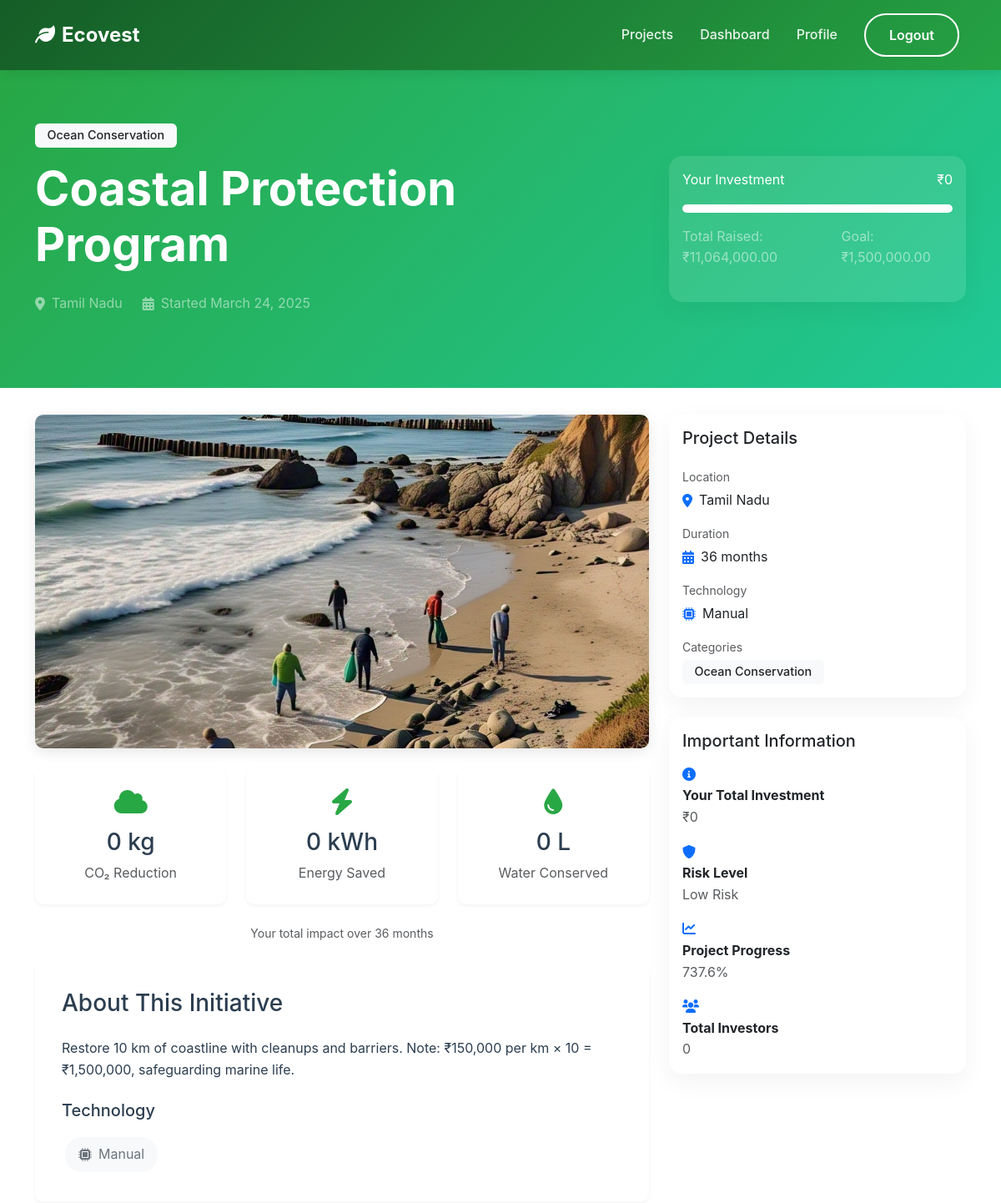
Page /users/initiative/42/ (signed in, upper part) on the earlier database version.
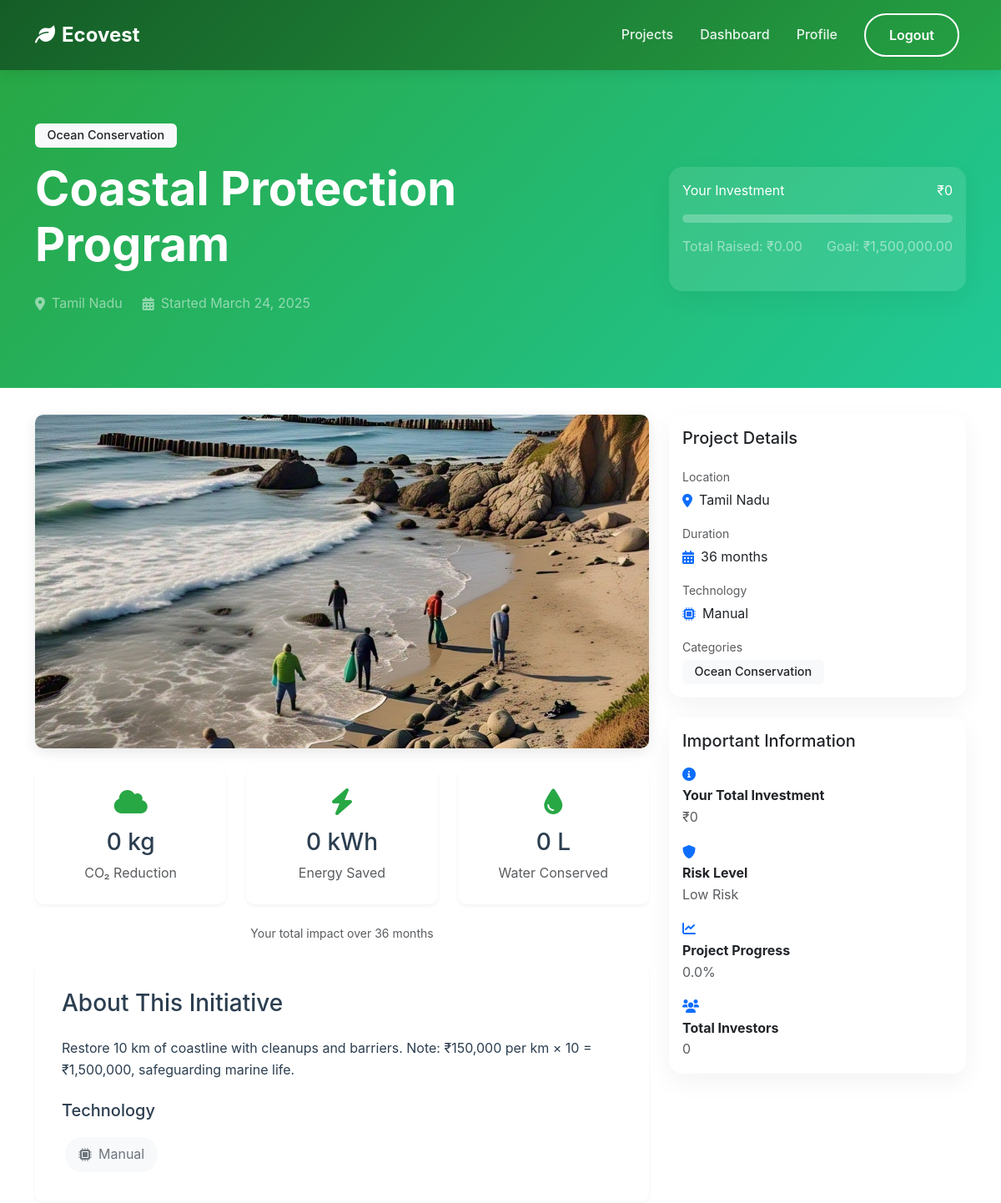
Same page on the later database version.
### initiatives/models.py (models this page shows, shortened)
class Initiative(models.Model):
    STATUS_CHOICES = [
        ('draft', 'Draft'),
        ('active', 'Active'),
        ('funded', 'Funded'),
        ('completed', 'Completed'),
        ('cancelled', 'Cancelled')
    ]
    LOCATION_CHOICES = [
        ('Andhra Pradesh', 'Andhra Pradesh'),
        ('Arunachal Pradesh', 'Arunachal Pradesh'),
        ('Assam', 'Assam'),
        ('Bihar', 'Bihar'),
        ('Chhattisgarh', 'Chhattisgarh'),
        ('Goa', 'Goa'),
        ('Gujarat', 'Gujarat'),
        ('Haryana', 'Haryana'),
        ('Himachal Pradesh', 'Himachal Pradesh'),
        ('Jharkhand', 'Jharkhand'),
        ('Karnataka', 'Karnataka'),
        ('Kerala', 'Kerala'),
        ('Madhya Pradesh', 'Madhya Pradesh'),
        ('Maharashtra', 'Maharashtra'),
        ('Manipur', 'Manipur'),
        ('Meghalaya', 'Meghalaya'),
        ('Mizoram', 'Mizoram'),
        ('Nagaland', 'Nagaland'),
        ('Odisha', 'Odisha'),
        ('Punjab', 'Punjab'),
        ('Rajasthan', 'Rajasthan'),
        ('Sikkim', 'Sikkim'),
        ('Tamil Nadu', 'Tamil Nadu'),
        ('Telangana', 'Telangana'),
        ('Tripura', 'Tripura'),
        ('Uttar Pradesh', 'Uttar Pradesh'),
        ('Uttarakhand', 'Uttarakhand'),
        ('West Bengal', 'West Bengal')
    ]
    TECHNOLOGY_CHOICES = [
        ('Solar', 'Solar'),
        ('Wind', 'Wind'),
        ('Hydro', 'Hydro'),
        ('Organic', 'Organic'),
        ('Mechanical', 'Mechanical'),
        ('Chemical', 'Chemical'),
        ('Biofuel', 'Biofuel'),
        ('EV', 'EV'),
        ('Manual', 'Manual'),
        ('AI', 'AI')
    ]
    RISK_CHOICES = [
        ('low', 'Low Risk'),
        ('medium', 'Medium Risk'),
        ('high', 'High Risk')
    ]
    title = models.CharField(max_length=200)
    description = models.TextField()
    categories = models.ManyToManyField(Category, related_name='initiatives')
    image = models.ImageField(upload_to='initiatives/', null=True, blank=True)
    status = models.CharField(max_length=20, choices=STATUS_CHOICES, default='draft')
    location = models.CharField(max_length=100, choices=LOCATION_CHOICES, default='Karnataka')
    technology_type = models.CharField(max_length=20, choices=TECHNOLOGY_CHOICES, default='Manual')
    goal_amount = models.DecimalField(max_digits=12, decimal_places=2)
    current_amount = models.DecimalField(max_digits=12, decimal_places=2, default=0)
    created_at = models.DateTimeField(auto_now_add=True)
    updated_at = models.DateTimeField(auto_now=True)
    risk_level = models.CharField(max_length=20, choices=RISK_CHOICES, default='medium')
    duration_months = models.IntegerField(default=12)
    min_investment = models.DecimalField(max_digits=10, decimal_places=2, default=1000)
    max_investment = models.DecimalField(max_digits=12, decimal_places=2, null=True, blank=True)
    roi_estimate = models.DecimalField(max_digits=5, decimal_places=2, default=0)
    carbon_reduction_per_investment = models.FloatField(default=0)
    energy_savings_per_investment = models.FloatField(default=0)
    water_savings_per_investment = models.FloatField(default=0)
    carbon_impact = models.FloatField(default=0)  # CO2 reduction in kg
    energy_impact = models.FloatField(default=0)  # Energy saved in kWh
    water_impact = models.FloatField(default=0)   # Water saved in liters
    project_scale = models.IntegerField(
        choices=[
            (1, 'Small'),
            (2, 'Medium'),
            (3, 'Large'),
            (4, 'Very Large'),
            (5, 'Enterprise')
        ],
        default=3
    )
    def calculate_risk_score(self):
        analyzer = PortfolioAnalyzer()
        return analyzer.calculate_risk_score(self)
    def get_risk_label(self):
        analyzer = PortfolioAnalyzer()
        return analyzer.get_risk_label(self.calculate_risk_score())
    def get_progress_percentage(self):
        if self.goal_amount == 0:
            return 0
        return (self.current_amount / self.goal_amount) * 100
    class Meta:
        ordering = ['-created_at']

### users/views.py (the view)
# urls.py: path('initiative/<int:pk>/', views.user_initiative_detail, name='user_initiative_detail'),
@login_required
def user_initiative_detail(request, pk):
    initiative = get_object_or_404(Initiative, pk=pk)
    user_investments = request.user.investments.filter(initiative=initiative)
    totals = user_investments.aggregate(
        total_invested=Coalesce(Sum('amount'), 0, output_field=DecimalField()),
        carbon=Coalesce(Sum('carbon_impact'), 0, output_field=models.FloatField()),
        energy=Coalesce(Sum('energy_impact'), 0, output_field=models.FloatField()),
        water=Coalesce(Sum('water_impact'), 0, output_field=models.FloatField())
    )
    total_invested = totals['total_invested']
    impact_metrics = {
        'carbon': round(totals['carbon']),
        'energy': round(totals['energy']),
        'water': round(totals['water'])
    }
    investment_history = user_investments.order_by('-created_at')
    context = {
        'initiative': initiative,
        'total_invested': total_invested,
        'impact_metrics': impact_metrics,
        'investment_history': investment_history,
        'total_investors': initiative.investments.values('user').distinct().count(),
    }
    return render(request, 'users/user_initiative_detail.html', context)

### investments/portfolio_analyzer.py (called while the page is built)
    def calculate_risk_score(self, initiative):
        base_score = self.SCALE_WEIGHTS.get(initiative.project_scale, 3)
        risk_level_score = self.RISK_LEVEL_WEIGHTS.get(initiative.risk_level, 3)
        final_score = (base_score + risk_level_score) / 2
        return final_score

    def get_risk_label(self, score):
        if score <= 2:
            return 'Low Risk'
        elif score <= 4:
            return 'Medium Risk'
        else:
            return 'High Risk'

### users/templates/users/user_initiative_detail.html (shortened to what the changed rows need)
{% extends 'core/base.html' %}
{% load static %}
{% load humanize %}
{% block content %}
<section class="hero">
    <div class="container">
        <div class="row align-items-center">
            <div class="col-lg-8">
                <div class="mb-3">
                    {% for category in initiative.categories.all %}
                        <span class="badge bg-light text-dark me-2">{{ category.name }}</span>
                    {% endfor %}
                </div>
                <h1 class="display-4 fw-bold mb-4">{{ initiative.title }}</h1>
                <div class="d-flex align-items-center text-white-50 mb-4">
                    <i class="fas fa-map-marker-alt me-2"></i>
                    <span class="me-4">{{ initiative.location }}</span>
                    <i class="fas fa-calendar-alt me-2"></i>
                    <span>Started {{ initiative.created_at|date:"F d, Y" }}</span>
                </div>
            </div>
            <div class="col-lg-4">
                <div class="card bg-white bg-opacity-10 border-0">
                    <div class="card-body">
                        <div class="progress bg-white bg-opacity-25 mb-3">
                            <div class="progress-bar bg-white" role="progressbar"
                                 style="width: {{ initiative.get_progress_percentage }}%"></div>
                        </div>
                        <div class="d-flex justify-content-between text-white-50 mb-4">
                            <span>Total Raised: ₹{{ initiative.current_amount|intcomma }}</span>
                            <span>Goal: ₹{{ initiative.goal_amount|intcomma }}</span>
                        </div>
                    </div>
                </div>
            </div>
        </div>
    </div>
</section>
<div class="container">
    <div class="row">
        <div class="col-lg-8">
            {% if initiative.image %}
                <img src="{{ initiative.image.url }}" class="initiative-image mb-4" alt="{{ initiative.title }}">
            {% else %}
                <img src="https://source.unsplash.com/random/800x400/?{{ initiative.categories.first.name|lower }}"
                     class="initiative-image mb-4" alt="{{ initiative.title }}">
            {% endif %}
            <div class="row g-4 mb-4">
                <div class="col-md-4">
                </div>
                <div class="col-md-4">
                </div>
                <div class="col-md-4">
                </div>
            </div>
            <div class="text-muted small text-center mb-4">
                Your total impact over {{ initiative.duration_months }} months
            </div>
            <div class="detail-section">
                <h3 class="mb-4">About This Initiative</h3>
                {{ initiative.description|linebreaks }}
                <div class="mt-4">
                    <h5 class="mb-3">Technology</h5>
                    <div class="tech-badge">
                        <i class="fas fa-microchip"></i>
                        {{ initiative.technology_type }}
                    </div>
                </div>
            </div>
        </div>
        <div class="col-lg-4">
            <div class="card mb-4">
                <div class="card-body">
                    <div class="mb-3">
                        <small class="text-muted d-block mb-1">Location</small>
                        <div class="d-flex align-items-center">
                            <i class="fas fa-map-marker-alt text-primary me-2"></i>
                            {{ initiative.location }}
                        </div>
                    </div>
                    <div class="mb-3">
                        <small class="text-muted d-block mb-1">Duration</small>
                        <div class="d-flex align-items-center">
                            <i class="fas fa-calendar-alt text-primary me-2"></i>
                            {{ initiative.duration_months }} months
                        </div>
                    </div>
                    <div class="mb-3">
                        <small class="text-muted d-block mb-1">Technology</small>
                        <div class="d-flex align-items-center">
                            <i class="fas fa-microchip text-primary me-2"></i>
                            {{ initiative.technology_type }}
                        </div>
                    </div>
                </div>
            </div>
            <div class="card mb-4">
                <div class="card-body">
                    <ul class="list-unstyled mb-0">
                        <li class="mb-3">
                            <div>
                                <strong>Risk Level</strong>
                                <div class="text-muted">{{ initiative.get_risk_label }}</div>
                            </div>
                        </li>
                        <li class="mb-3">
                            <div>
                                <strong>Project Progress</strong>
                                <div class="text-muted">{{ initiative.get_progress_percentage|floatformat:1 }}%</div>
                            </div>
                        </li>
                    </ul>
                </div>
            </div>
        </div>
    </div>
</div>
{% endblock %}

Differences in the rows shown:
changed Initiative "Coastal Protection Program": current_amount "11,064,000.00" → "0.00"; get_progress_percentage "737.6" → "0.0"
